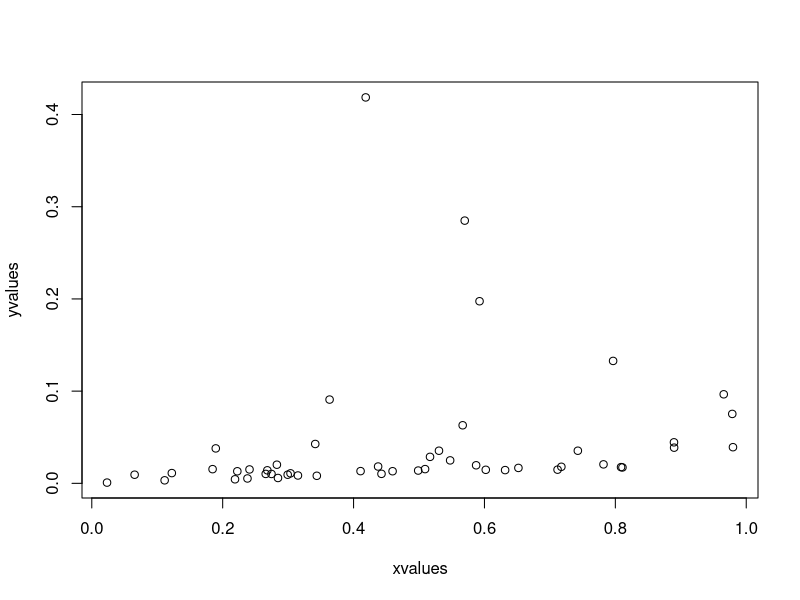
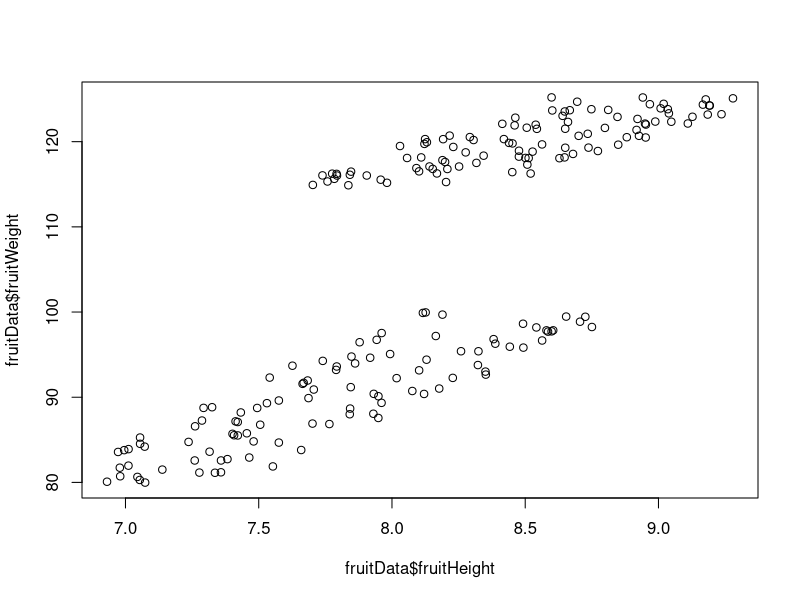
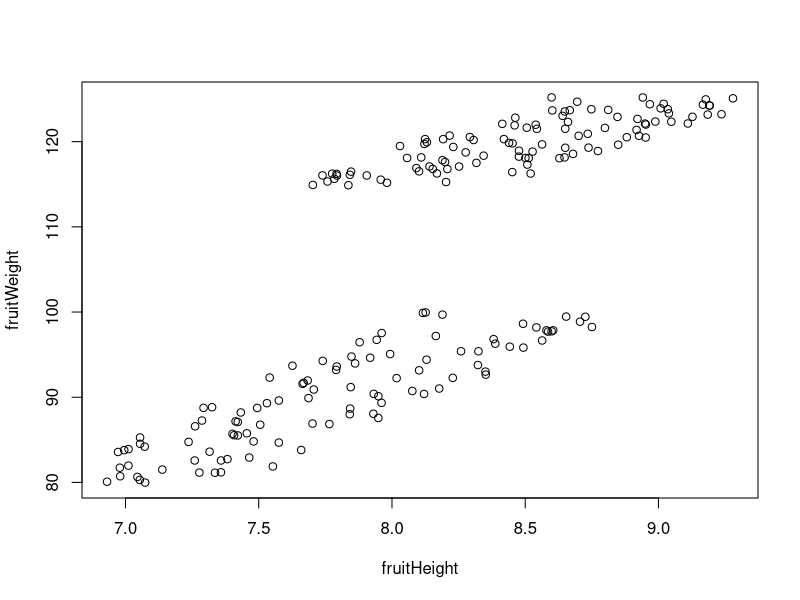
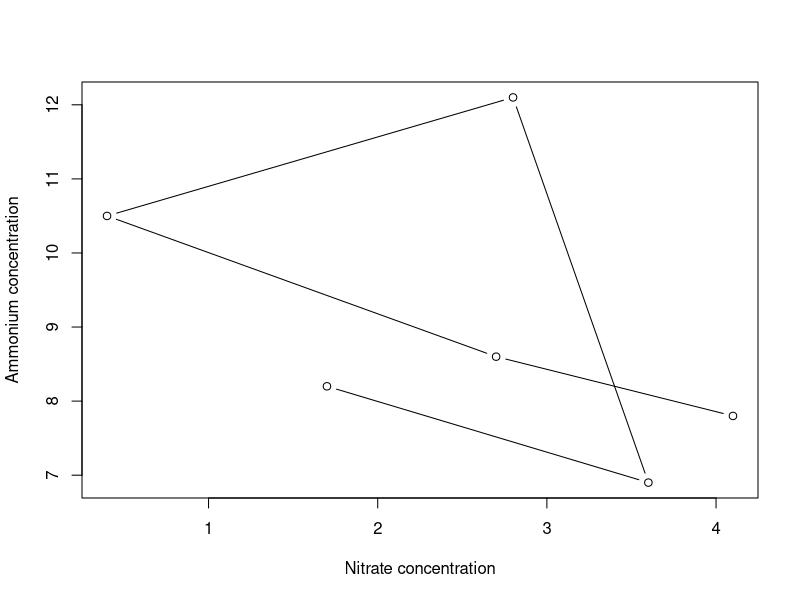
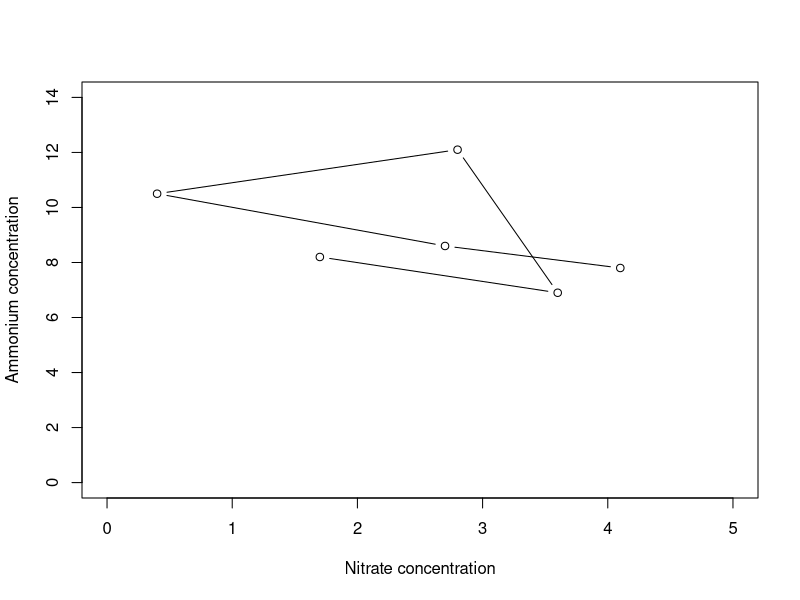
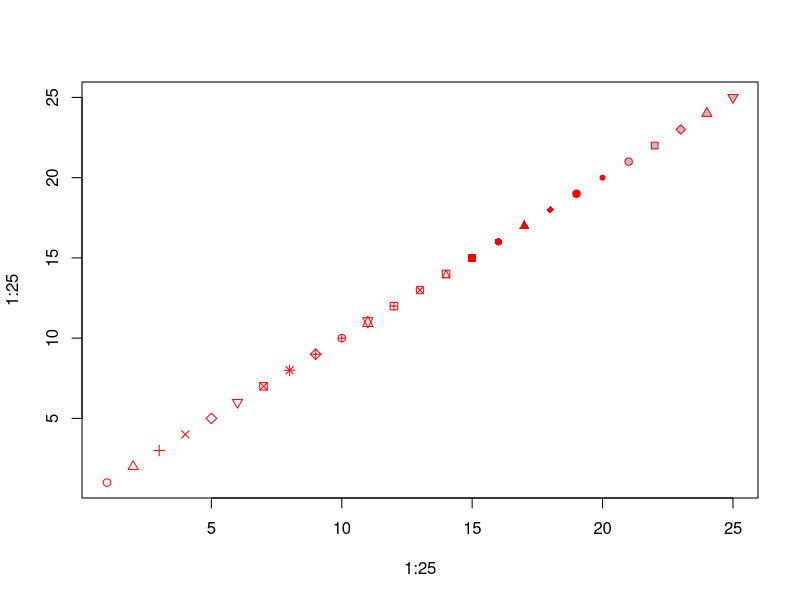
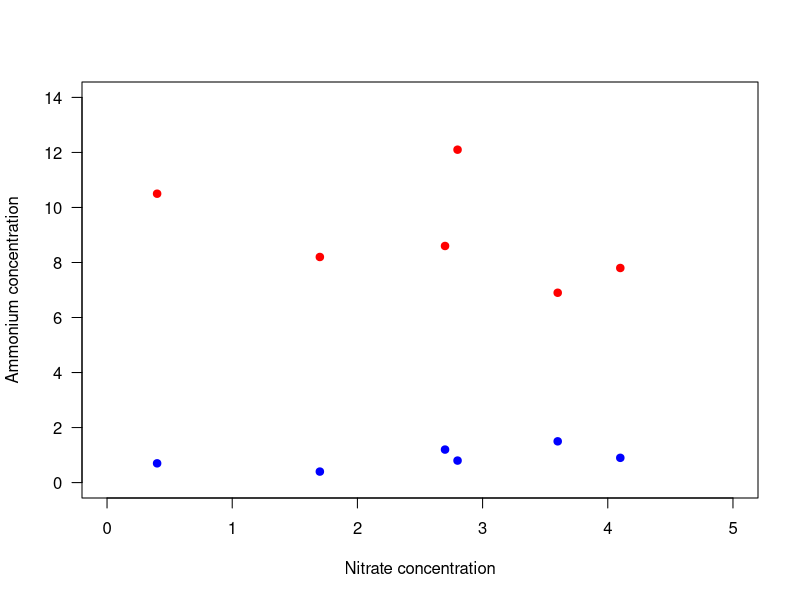
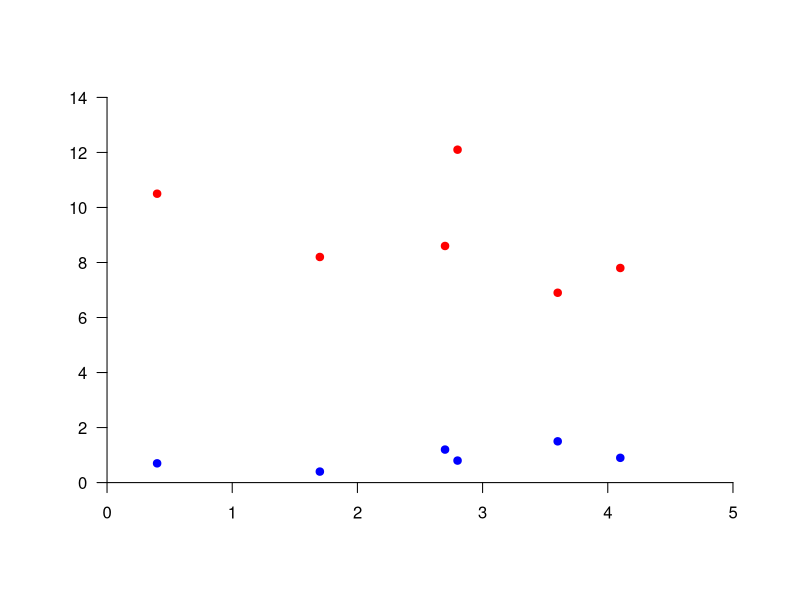

Reproduce these figures in R, in order. (Note: this script raises an error after producing the figures.)
## ---- chunk 1
## Load packages that would theoretically have been loaded during previous lessons, to allow for functioning as a standalone script
library("dplyr")
library("tidyr")
## Read in data used in my previous dplyr lessons
nutrients <- read.csv(file="../Data/Experiment_nutrients.csv")
## ---- chunk 2
# Create a vector of 50 random numbers
	xvalues <- runif(50)
# Create a vector of 50 lower numbers 
	yvalues <- xvalues/c(1:50)

# Plot these vectors against each other
	plot(xvalues, yvalues)
## ---- chunk 3
# Read in data
	fruitData <- read.csv(file="../Data/fruitData.csv")

# Take a look at the data frame structure
	str(fruitData) 
## ---- chunk 4
# Plot fruit height and weight
	plot(fruitData$fruitHeight, fruitData$fruitWeight)
## ---- chunk 5
plot(fruitWeight ~ fruitHeight, data=fruitData)
## ---- chunk 6
plot(Ammonium ~ Nitrate, data=nutrients, type="b"
		 , xlab="Nitrate concentration", ylab="Ammonium concentration")
## ---- chunk 7
plot(Ammonium ~ Nitrate, data=nutrients, type="b", xlim=c(0,5), ylim=c(0, 14)
		 , xlab="Nitrate concentration", ylab="Ammonium concentration")
## ---- chunk 8
plot(1:25, 1:25, pch=1:25, col="red", bg="gray")
## ---- chunk 9
plot(Ammonium ~ Nitrate, data=nutrients, pch=19, col="red", xlim=c(0,5), ylim=c(0, 14)
		 , xlab="Nitrate concentration", ylab="Ammonium concentration", las=1)
points(Nitrite ~ Nitrate, data=nutrients, pch=19, col="blue")
## ---- chunk 10
plot(1, 1, xlim=c(0,5), ylim=c(0, 14), type="n", ann=FALSE, axes=FALSE)  # Make empty plot
  axis(side=1, line=1, pos=0, las=1)  # Add x-axis
  axis(side=2, line=1, pos=0, las=1)  # Add y-axis
  points(Ammonium ~ Nitrate, data=nutrients, pch=19, col="red")  # Add ammonium points
  points(Nitrite ~ Nitrate, data=nutrients, pch=19, col="blue")  # Add nitrite points
## ---- chunk 11
plot(100, 100, xlim=c(0,5), ylim=c(0, 14), xlab="", ylab="", axes=FALSE)  
  axis(1, pos=0, las=1)
    mtext(text=expression("Nitrate concentration ("*mu*"mol L"^"-1"*")"), side=1
    			, line=2)  # Label x-axis
  axis(2, pos=0, las=1)  
    mtext(text=expression("Concentration ("*mu*"mol L"^"-1"*")"), side=2
    			, line=2)  # Label y-axis
  points(Ammonium ~ Nitrate, data=nutrients, pch=19, col="red")
  points(Nitrite ~ Nitrate, data=nutrients, pch=19, col="blue")
## ---- chunk 12
plot(100, 100, xlim=c(0,5), ylim=c(0, 14), xlab="", ylab="", axes=FALSE)  # Make empty plot
  axis(1, pos=0, las=1)
    mtext(text=expression("Nitrate concentration ("*mu*"mol L"^"-1"*")"), side=1, line=2) 
  axis(2, pos=0, las=1) 
    mtext(text=expression("Concentration ("*mu*"mol L"^"-1"*")"), side=2, line=2) 
  points(Ammonium ~ Nitrate, data=nutrients, pch=19, col="red")    
  points(Nitrite ~ Nitrate, data=nutrients, pch=19, col="blue")  
  legend(x=0.1, y=14, legend=c("Ammonium", "Nitrate"), pch=19, col=c("red","blue"))  # Add legend
## ---- chunk 13
plot(100, 100, xlim=c(0,5), ylim=c(0, 14), xlab="", ylab="", axes=FALSE)
  axis(1, pos=0, las=1)
    mtext(text=expression("Nitrate concentration ("*mu*"mol L"^"-1"*")"), side=1, line=2) 
  axis(2, pos=0, las=1) 
    mtext(text=expression("Concentration ("*mu*"mol L"^"-1"*")"), side=2, line=2) 
  text(Ammonium ~ Nitrate, data=nutrients, labels=Replicate, col="red")  # Add text instead of points
  text(Nitrite ~ Nitrate, data=nutrients, labels=Replicate, col="blue")  # Add text instead of points 
  legend(x=0.1, y=14, legend=c("Ammonium", "Nitrate"), pch=21, col=c("red","blue")) 
## ---- chunk 14
nutrients_mean <- nutrients %>% 
  group_by(Treatment) %>% 
  summarize(Ammonium=mean(Ammonium), Nitrate=mean(Nitrate), Nitrite=mean(Nitrite))
nutrients_mean
## ---- chunk 15
barplot(nutrients_mean %>%
          select(Ammonium, Nitrate, Nitrite) %>%
          as.matrix() 
				, las=1, ylab="Concentration")
## ---- chunk 16
barplot(nutrients_mean %>%
          select(Ammonium, Nitrate, Nitrite) %>%
          as.matrix() 
        , beside=TRUE, space=c(0.1,1), ylim=c(0,10), las=1, ylab="Concentration")
## ---- chunk 17
barplot(nutrients_mean %>%
          select(Ammonium, Nitrate, Nitrite) %>%
          as.matrix() 
        , beside=TRUE, space=c(0.1,1), ylim=c(0,10), las=1, ylab="Concentration")
legend("topright", pch=22, col="black", pt.bg=gray.colors(2), legend=c("Treatment 1", "Treatment 2"))
## ---- chunk 18
knitr::include_graphics("../Figures/Nutrients.pdf")
